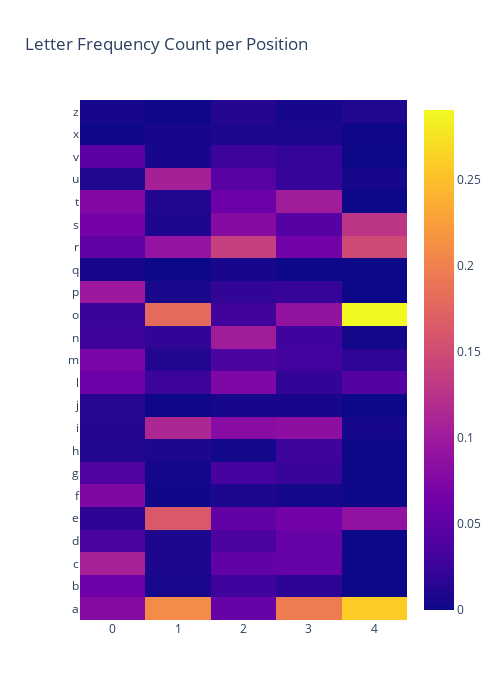

Notebook source saved alongside this figure:
### Code cell
fig = go.Figure()

fig.add_trace(
    go.Heatmap(
        x=df_counts.columns,
        y=df_counts.index,
        z=df_counts / len(df_chars),
    )
)

fig.update_layout(
    title="Letter Frequency Count per Position",
    height=700,
    width=500,
)

fig.show()
